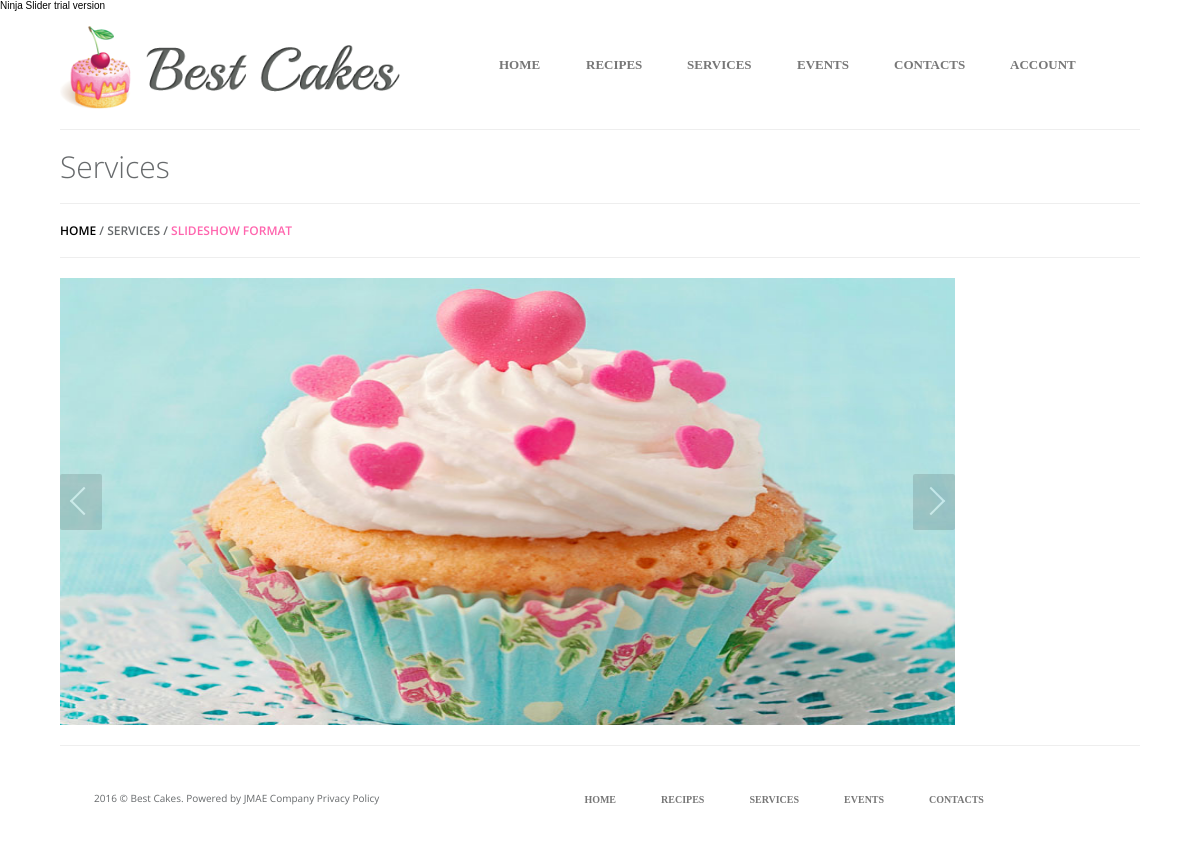
The app's page /services/format/2 with its own data.
### tables this page shows
CREATE TABLE `services` (
  `NO` int(11) NOT NULL,
  `CLIENT` varchar(100) NOT NULL,
  `DATE` varchar(100) NOT NULL,
  `INFO` varchar(1000) NOT NULL,
  `DESCRIPTION` varchar(5000) NOT NULL,
  `FORMAT` varchar(100) NOT NULL,
  `IMAGEVIDEOURL` varchar(500) NOT NULL
);

CREATE TABLE `posted` (
  `NO` int(11) NOT NULL,
  `NAME` varchar(100) NOT NULL,
  `USERNAME` varchar(100) NOT NULL,
  `ACCOUNT_TYPE` varchar(20) NOT NULL,
  `TITLE` varchar(255) NOT NULL,
  `IMAGEURL` varchar(100) NOT NULL,
  `DESCRIPTION` varchar(5000) NOT NULL,
  `DATE` varchar(50) NOT NULL,
  `TEMPLATENAME` varchar(50) NOT NULL,
  `RECIPES` varchar(5000) NOT NULL,
  `COMMAND` varchar(50) NOT NULL,
  `PRICE` double(8,2) NOT NULL,
  `CATEGORIES` varchar(50) NOT NULL
);

### application/controllers/Services.php (called while the page is built, shortened)
<?php
class Services extends CI_Controller
{
	public function __construct()
    {
        $this->load->model('Users_model');
        $this->load->model('Services_model');
        $this->load->model('Postcontent_model');
    }
	public function format($no)
	{
        $get_det = "";
        if ( !empty($this->session->userdata['log_sess']) ) {
            $get_det = $this->Users_model->get_user_details($this->session->userdata['log_sess']->USER_ID);
        } else {
            $get_det = $this->Users_model->get_user_details(null);
        }
        $details = array (
            'get_det'           	=>  $get_det,
			'services_content_db'	=>	$this->Services_model->get_specific_services($no),
			'curpage'				=>	'services',
			'get_latest_prod'		=>	$this->Postcontent_model->get_latest_prod(),
			'slide_img_prod'		=>	$this->Postcontent_model->get_all_prod(),
			'servicesformat'		=>	'yes'
		);
		$data['content'] = $this->load->view('user/services/template_services.php',$details,TRUE);
		$data['curpage']	=	"services";
		$data['title']		=	"Services";
		$this->load->view('template.php', $data);
	}
}

### index.php (called while the page is built, shortened)
<?php
require_once BASEPATH.'core/CodeIgniter.php';

### application/models/Services_model.php (called while the page is built, shortened)
<?php
class Services_model extends CI_Model
{
	public $table 				= "services";
	public $dbno 					= "NO";
	function get_specific_services($no){
		$row = 	$this->db->where($this->dbno, $no)
						 ->get($this->table);
		return $row->result();
	}
}

### application/models/Postcontent_model.php (called while the page is built, shortened)
<?php
class Postcontent_model extends CI_Model
{
	public $table 				= "posted";
	function get_all_prod(){
		$row = 	$this->db->get($this->table);
		return $row->result();
	}
}

### application/views/user/services/template_format.php (the view, shortened to what this page needs)
<div class="row">
	<?php
		foreach($services_content_db as $cont) {
			if ( $cont->FORMAT != "SLIDESHOW FORMAT" ) {
	?>
				<div class="col-md-7">
					<?php $this->load->view('user/services/template_format_left.php'); ?>
				</div>
				<div class="col-md-5">
					<?php $this->load->view('user/services/template_format_right.php'); ?>
				</div>
	<?php
			} else {
	?>
				<div class="col-md-12">
					<center>
						<div class="row">
							<?php
								if ( !empty ( $slide_img_prod ) ) {
							?>
								<div class="col-md-10">
							        <div id="ninja-slider" class="full-width">
							            <div class="slider-inner">
									        <ul class="no-mar">
								            	<?php
								            		foreach ( $slide_img_prod as $sip ) :
								            	?>
										                <li>
										                 	<img class="ns-img full-width" src="<?php echo base_url(); ?>public/img/<?php echo $sip->IMAGEURL; ?>"/>
										                </li>
								                <?php
								                	endforeach;
								                ?>
									        </ul>
							            </div>
							        </div>
							    </div>
							    <div class="col-md-2">
							        <div id="thumbnail-slider">
							            <div class="inner" style="background-color: #FFFFFF;">
									        <ul>
								                <?php
								            		foreach ( $slide_img_prod as $sip ) :
								            	?>
										               	<li>
										                </li>
								                <?php
								                	endforeach;
								                ?>
									        </ul>
							            </div>
							        </div>
					        	</div>
					        <?php
					        	}
					        ?>
				        </div>
			        </center>
    			</div>
	<?php
			}
		}
	?>
</div>

### application/views/user/services/template_services.php
<div>
	<h1>Services</h1>
</div>
<?php
	if($servicesformat == "no") {
?>
		<hr>
			<h5> <a href="<?php echo base_url();?>">HOME</a> / <span style="color: #FF65AE;">SERVICES</span> </span></a></h5>
		<hr>
		<div class="row">
			<?php foreach ($services_content_db as $cont) { ?>
				<div class="col-md-4">
					<div class="panel panel-default no-border" style="">
						  <div class="panel-body text-center">
						    <?php if($cont->FORMAT == "VIDEO FORMAT") { ?>
						    	<div class="embed-responsive embed-responsive-4by3">
		    						<iframe class="embed-responsive-item" src="<?php echo base_url(); ?>public/img/<?php echo $cont->IMAGEVIDEOURL; ?>" frameborder="0" allowfullscreen></iframe>
								</div>
						    <?php }else{ ?>
						    	<img src="<?php echo base_url(); ?>public/img/<?php echo $cont->IMAGEVIDEOURL; ?>" class="img-responsive cursor-pointer" data-toggle="modal" data-target="#modalImageVideo"/>
						    <?php } ?>
						    <div class="pad-top-ten text-center">
						    	<a href="<?php echo base_url(); ?>services/format/<?php echo $cont->NO; ?>" class="color-pink"><?php echo $cont->FORMAT?></a>
						    </div>
						    <div class="pad-top-ten"><?php echo $cont->INFO?></div>
						  </div>
					</div>
				</div>
			<?php } ?>
		</div>
<?php
	} elseif ($servicesformat == "yes") {
?>
		<hr>
			<?php foreach ($services_content_db as $cont) { ?>
			<h5> <a href="<?php echo base_url();?>">HOME</a> / <span>SERVICES / </span><span style="color: #FF65AE;"> <?php echo $cont->FORMAT; ?> </span></a></h5>
			<?php } ?>
		<hr>
<?php
	   	$this->load->view('user/services/template_format.php');
	}
?>

### public/css/style_user.css (style rules this page uses)
body { background-color: #ffffff; background-image: url('/design2/public/img/wooden.jpg'); }
a { color: black; }
.full-width { width: 100%; }
.no-mar { margin: 0px; }

### records on screen
services: FORMAT "SLIDESHOW FORMAT"
posted: IMAGEURL (picture)
